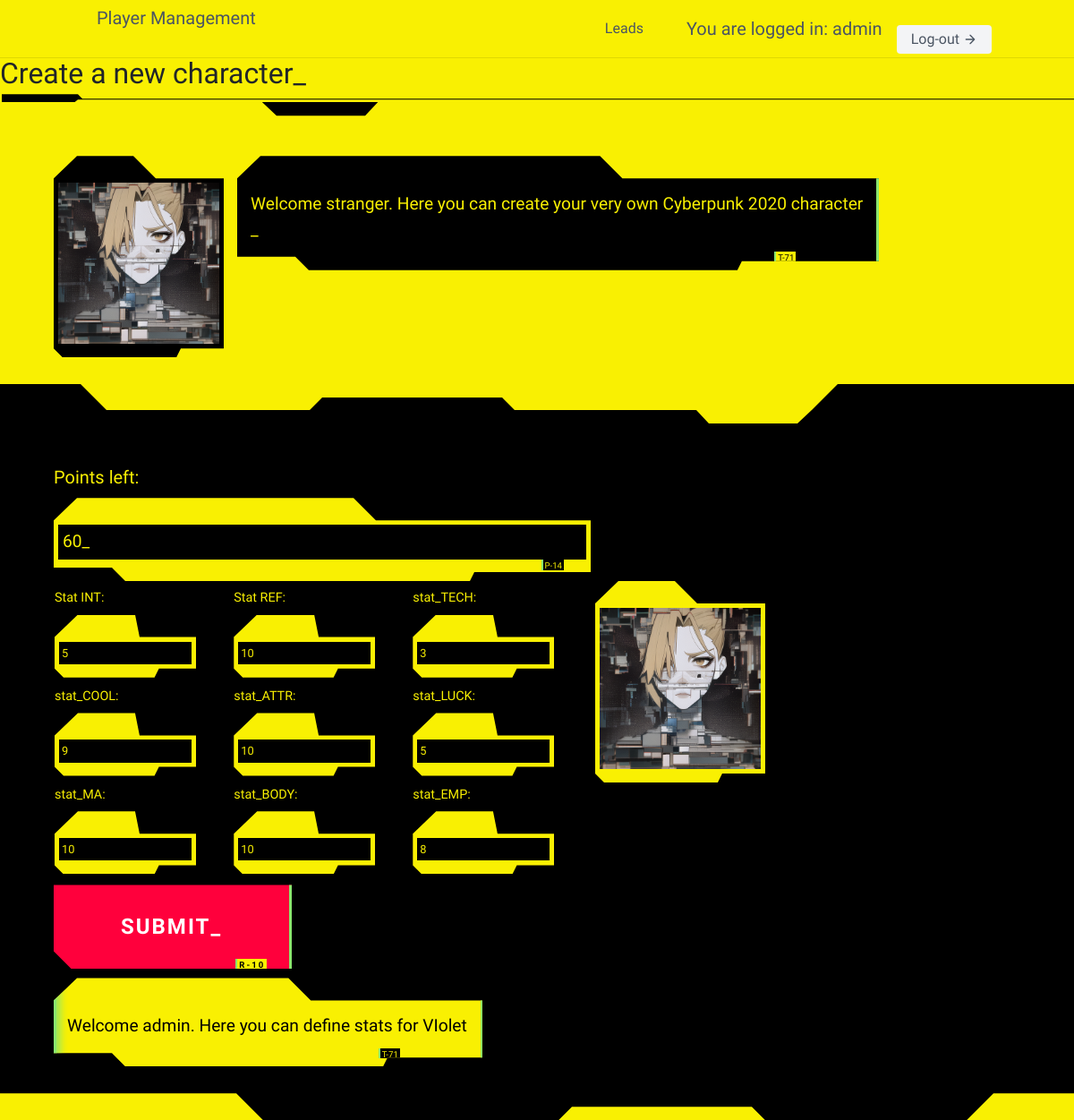
/cp2020/3/basic_stats/ (signed in), run on the app's committed database.
### users/models.py (models this page shows)
class User(AbstractUser):
    pass

### cp2020/models.py (models this page shows, shortened)
class CharacterDetail(models.Model):
    SL = 'SOLO'
    RC = 'ROCKER'
    NR = "NETRUNNER"
    MD = "MEDIA"
    ND = "NOMAD"
    FX = "FIXER"
    CP = "COP"
    CR = "CORP"
    TC = "TECHIE"
    MC = "MEDTECHIE"
    ROLES = [
        (SL, "Solo"),
        (RC, "Rocker"),
        (NR, "Netrunner"),
        (MD, "Media"),
        (ND, "Nomad"),
        (FX, "Fixer"),
        (CP, "Cop"),
        (CR, "Corp"),
        (TC, "Techie"),
        (MC, "Medtechie"),
    ]
    user = models.ForeignKey(User, on_delete=models.CASCADE, blank=True, null=True)
    name = models.CharField(max_length=15)
    role = models.TextField(choices=ROLES, default=SL)
    picture = models.ImageField(upload_to='pictures_storage/',
                                height_field=None,
                                width_field=None,
                                max_length=200,
                                blank=True, null=True)
    stat_INT = models.DecimalField(max_digits=2, decimal_places=0, default=2,
                                    validators=[MinValueValidator(2), MaxValueValidator(10)])
    stat_REF = models.DecimalField(max_digits=2, decimal_places=0, default=2,
                                    validators=[MinValueValidator(2), MaxValueValidator(10)])
    stat_TECH = models.DecimalField(max_digits=2, decimal_places=0, default=2,
                                    validators=[MinValueValidator(2), MaxValueValidator(10)])
    stat_COOL = models.DecimalField(max_digits=2, decimal_places=0, default=2,
                                    validators=[MinValueValidator(2), MaxValueValidator(10)])
    stat_ATTR = models.DecimalField(max_digits=2, decimal_places=0, default=2,
                                    validators=[MinValueValidator(2), MaxValueValidator(10)])
    stat_LUCK = models.DecimalField(max_digits=2, decimal_places=0, default=2,
                                    validators=[MinValueValidator(2), MaxValueValidator(10)])
    stat_MA = models.DecimalField(max_digits=2, decimal_places=0, default=2,
                                    validators=[MinValueValidator(2), MaxValueValidator(10)])
    stat_BODY = models.DecimalField(max_digits=2, decimal_places=0, default=2,
                                    validators=[MinValueValidator(2), MaxValueValidator(10)])
    stat_EMP = models.DecimalField(max_digits=2, decimal_places=0, default=2,
                                    validators=[MinValueValidator(2), MaxValueValidator(10)])
    MA_Run = models.DecimalField(max_digits=3, decimal_places=0,
                                 blank=True, null=True)
    MA_Leap = models.DecimalField(max_digits=3, decimal_places=0,
                                  blank=True, null=True)
    MA_Lift = models.DecimalField(max_digits=3, decimal_places=0,
                                  blank=True, null=True)
    EMP_Humanity = models.DecimalField(max_digits=3, decimal_places=0,
                                       blank=True, null=True)
    BODY_Save_Nr = models.DecimalField(max_digits=3, decimal_places=0,
                                       blank=True, null=True)
    BODY_BTM = models.DecimalField(max_digits=3, decimal_places=0,
                                       blank=True, null=True)
    SKILL_Authority = models.DecimalField(max_digits=2, decimal_places=0, default=0)
    SKILL_Char_Leadership = models.DecimalField(max_digits=2, decimal_places=0, default=0)
    SKILL_Combat_Sense = models.DecimalField(max_digits=2, decimal_places=0, default=0)
    SKILL_Credibility = models.DecimalField(max_digits=2, decimal_places=0, default=0)
    SKILL_Family = models.DecimalField(max_digits=2, decimal_places=0, default=0)
    SKILL_Interface = models.DecimalField(max_digits=2, decimal_places=0, default=0)
    SKILL_Jury_Rig = models.DecimalField(max_digits=2, decimal_places=0, default=0)
    SKILL_Medical_Tech = models.DecimalField(max_digits=2, decimal_places=0, default=0)
    SKILL_Resources = models.DecimalField(max_digits=2, decimal_places=0, default=0)
    SKILL_Street_Deal = models.DecimalField(max_digits=2, decimal_places=0, default=0)
    ATRR_Personal_Grooming = models.DecimalField(max_digits=2, decimal_places=0, default=0)
    ATRR_Wardrobe_Style = models.DecimalField(max_digits=2, decimal_places=0, default=0)
    BODY_Endurance = models.DecimalField(max_digits=2, decimal_places=0, default=0)
    BODY_Strength_Feat = models.DecimalField(max_digits=2, decimal_places=0, default=0)
    BODY_Swimming = models.DecimalField(max_digits=2, decimal_places=0, default=0)
    COOL_Interrogation = models.DecimalField(max_digits=2, decimal_places=0, default=0)
    COOL_Intimidate = models.DecimalField(max_digits=2, decimal_places=0, default=0)
    COOL_Oratory = models.DecimalField(max_digits=2, decimal_places=0, default=0)
    COOL_Resist_Torture = models.DecimalField(max_digits=2, decimal_places=0, default=0)
    COOL_Streetwise = models.DecimalField(max_digits=2, decimal_places=0, default=0)
    EMPATHY_Human_Perception = models.DecimalField(max_digits=2, decimal_places=0, default=0)
    EMPATHY_Interview = models.DecimalField(max_digits=2, decimal_places=0, default=0)
    EMPATHY_Leadership = models.DecimalField(max_digits=2, decimal_places=0, default=0)
    EMPATHY_Seduction = models.DecimalField(max_digits=2, decimal_places=0, default=0)
    EMPATHY_Social = models.DecimalField(max_digits=2, decimal_places=0, default=0)
    EMPATHY_Persuasion = models.DecimalField(max_digits=2, decimal_places=0, default=0)
    EMPATHY_Perform = models.DecimalField(max_digits=2, decimal_places=0, default=0)
    INT_Accounting = models.DecimalField(max_digits=2, decimal_places=0, default=0)
    INT_Anthropology = models.DecimalField(max_digits=2, decimal_places=0, default=0)
    INT_Awareness = models.DecimalField(max_digits=2, decimal_places=0, default=0)
    INT_Biology = models.DecimalField(max_digits=2, decimal_places=0, default=0)
    INT_Botany = models.DecimalField(max_digits=2, decimal_places=0, default=0)
    INT_Chemistry = models.DecimalField(max_digits=2, decimal_places=0, default=0)
    INT_Composition = models.DecimalField(max_digits=2, decimal_places=0, default=0)
    INT_Diagnose_Illness = models.DecimalField(max_digits=2, decimal_places=0, default=0)
    INT_Education = models.DecimalField(max_digits=2, decimal_places=0, default=0)
    INT_Expert = models.DecimalField(max_digits=2, decimal_places=0, default=0)
    INT_Gamble = models.DecimalField(max_digits=2, decimal_places=0, default=0)
    INT_Geology = models.DecimalField(max_digits=2, decimal_places=0, default=0)
    INT_Hide = models.DecimalField(max_digits=2, decimal_places=0, default=0)
    INT_History = models.DecimalField(max_digits=2, decimal_places=0, default=0)
    INT_Language_1 = models.DecimalField(max_digits=2, decimal_places=0, default=0)
    INT_Language_1_Type = models.CharField(max_length=15, default="")
    INT_Language_2 = models.DecimalField(max_digits=2, decimal_places=0, default=0)
    INT_Language_2_Type = models.CharField(max_length=15, default="")
    INT_Language_3 = models.DecimalField(max_digits=2, decimal_places=0, default=0)
    INT_Language_3_Type = models.CharField(max_length=15, default="")
    INT_Library_Search = models.DecimalField(max_digits=2, decimal_places=0, default=0)
    INT_Mathematics = models.DecimalField(max_digits=2, decimal_places=0, default=0)
    INT_Physics = models.DecimalField(max_digits=2, decimal_places=0, default=0)
    INT_Programming = models.DecimalField(max_digits=2, decimal_places=0, default=0)
    INT_Track = models.DecimalField(max_digits=2, decimal_places=0, default=0)
    INT_Stock_Market = models.DecimalField(max_digits=2, decimal_places=0, default=0)
    INT_System_Knowledge = models.DecimalField(max_digits=2, decimal_places=0, default=0)
    INT_Teaching = models.DecimalField(max_digits=2, decimal_places=0, default=0)
    INT_Wilderness_Survival = models.DecimalField(max_digits=2, decimal_places=0, default=0)
    INT_Zoology = models.DecimalField(max_digits=2, decimal_places=0, default=0)
    REF_Archery = models.DecimalField(max_digits=2, decimal_places=0, default=0)
    REF_Athletics = models.DecimalField(max_digits=2, decimal_places=0, default=0)
    REF_Brawling = models.DecimalField(max_digits=2, decimal_places=0, default=0)
    REF_Dance = models.DecimalField(max_digits=2, decimal_places=0, default=0)
    REF_Dodge_Escape = models.DecimalField(max_digits=2, decimal_places=0, default=0)
    REF_Driving = models.DecimalField(max_digits=2, decimal_places=0, default=0)
    REF_Fencing = models.DecimalField(max_digits=2, decimal_places=0, default=0)
    REF_Handgun = models.DecimalField(max_digits=2, decimal_places=0, default=0)
    REF_Heavy_Weapons = models.DecimalField(max_digits=2, decimal_places=0, default=0)
    REF_Martial_Art_1 = models.DecimalField(max_digits=2, decimal_places=0, default=0)
    REF_Martial_Art_1_Type = models.CharField(max_length=15, default="")
    REF_Martial_Art_2 = models.DecimalField(max_digits=2, decimal_places=0, default=0)
    REF_Martial_Art_2_Type = models.CharField(max_length=15, default="")
    REF_Martial_Art_3 = models.DecimalField(max_digits=2, decimal_places=0, default=0)
    REF_Martial_Art_3_Type = models.CharField(max_length=15, default="")
    REF_Melee = models.DecimalField(max_digits=2, decimal_places=0, default=0)
    REF_Motorcycle = models.DecimalField(max_digits=2, decimal_places=0, default=0)
    REF_Operate_Hvy_Machinery = models.DecimalField(max_digits=2, decimal_places=0, default=0)
    REF_Pilot_Gyro = models.DecimalField(max_digits=2, decimal_places=0, default=0)
    REF_Pilot_Fixed_Wing = models.DecimalField(max_digits=2, decimal_places=0, default=0)
    REF_Pilot_Dirigible = models.DecimalField(max_digits=2, decimal_places=0, default=0)
    REF_Pilot_Vect_Thrust = models.DecimalField(max_digits=2, decimal_places=0, default=0)
    REF_Rifle = models.DecimalField(max_digits=2, decimal_places=0, default=0)
    REF_Stealth = models.DecimalField(max_digits=2, decimal_places=0, default=0)
    REF_Submachinegun = models.DecimalField(max_digits=2, decimal_places=0, default=0)
    TECH_Aero_Tech = models.DecimalField(max_digits=2, decimal_places=0, default=0)
    TECH_AV_Tech = models.DecimalField(max_digits=2, decimal_places=0, default=0)
    TECH_Basic_Tech = models.DecimalField(max_digits=2, decimal_places=0, default=0)
    TECH_Cryotank_Operation = models.DecimalField(max_digits=2, decimal_places=0, default=0)
    TECH_Cyberdeck_Design = models.DecimalField(max_digits=2, decimal_places=0, default=0)
    TECH_Cyber_Tech = models.DecimalField(max_digits=2, decimal_places=0, default=0)
    TECH_Demolitions = models.DecimalField(max_digits=2, decimal_places=0, default=0)
    TECH_Disguise = models.DecimalField(max_digits=2, decimal_places=0, default=0)
    TECH_Electronics = models.DecimalField(max_digits=2, decimal_places=0, default=0)
    TECH_Elect_Security = models.DecimalField(max_digits=2, decimal_places=0, default=0)
    TECH_First_Aid = models.DecimalField(max_digits=2, decimal_places=0, default=0)
    TECH_Forgery = models.DecimalField(max_digits=2, decimal_places=0, default=0)
    TECH_Gyro_Tech = models.DecimalField(max_digits=2, decimal_places=0, default=0)
    TECH_Paint_or_Draw = models.DecimalField(max_digits=2, decimal_places=0, default=0)
    TECH_Photo_Film = models.DecimalField(max_digits=2, decimal_places=0, default=0)
    TECH_Pharmacuticals = models.DecimalField(max_digits=2, decimal_places=0, default=0)
    TECH_Pick_Lock = models.DecimalField(max_digits=2, decimal_places=0, default=0)
    TECH_Play_Instrument = models.DecimalField(max_digits=2, decimal_places=0, default=0)
    TECH_Weaponsmith = models.DecimalField(max_digits=2, decimal_places=0, default=0)

### cp2020/views.py (the view, shortened to what this page needs)
# urls.py: path('<int:pk>/basic_stats/', BasicCharacterStatsView.as_view(), name="BaseStats"),
class BasicCharacterStatsView(LoginRequiredMixin, UpdateView):
    template_name = "CharacterBasicStats_Update.html"
    queryset = CharacterDetail.objects.all()
    form_class = BasicCharacterStatsForm

### cp2020/forms.py
class BasicCharacterStatsForm(forms.ModelForm):
    class Meta:
        model = CharacterDetail
        fields = (
            'stat_INT',
            'stat_REF',
            'stat_TECH',
            'stat_COOL',
            'stat_ATTR',
            'stat_LUCK',
            'stat_MA',
            'stat_BODY',
            'stat_EMP',
        )

### cp2020/templates/CharacterBasicStats_Update.html (shortened to what this page needs)
{% extends "baseCP.html" %}
{% block content %}
    <hr>
    <h1 class="cyberpunk">Create a new character</h1>
    <section class="cyberpunk">
        {% load static %}
        <div style="display:inline-block;vertical-align:top;">
            <img src="{% static 'AI_Picture.png' %}"  alt="" height="200" width="200" />
         </div>
        <div style="display:inline-block;">
        <p class="cyberpunk inverse">
            Welcome stranger. Here you can create your very own Cyberpunk 2020 character <br>
        </p>
        </div>
    </section>
    <section class="cyberpunk black">
        <label for="number">Points left:</label>
        <p id="number" style="max-width: 600px"></p>
<div style="display:inline-block;vertical-align:top;">
      <form id='p-form' style="max-width: 600px" method="post" enctype="multipart/form-data" >
    <table>
    <tr>
    <td>
    <label for="{{ form.stat_INT.id_for_label}}" style="font-size: 0.9rem">Stat INT:</label>
    {{ form.stat_INT }}
    </td>
   <td>
    <label for="{{ form.stat_REF.id_for_label}}" style="font-size: 0.9rem">Stat REF:</label>
    {{ form.stat_REF }}
   </td>
   <td>
    <label for="{{ form.stat_TECH.id_for_label}}" style="font-size: 0.9rem">stat_TECH:</label>
    {{ form.stat_TECH }}
   </td>
    </tr>
    <tr>
    <td>
    <label for="{{ form.stat_COOL.id_for_label}}" style="font-size: 0.9rem">stat_COOL:</label>
    {{ form.stat_COOL }}
    </td>
   <td>
    <label for="{{ form.stat_ATTR.id_for_label}}" style="font-size: 0.9rem">stat_ATTR:</label>
    {{ form.stat_ATTR }}
   </td>
   <td>
    <label for="{{ form.stat_LUCK.id_for_label}}" style="font-size: 0.9rem">stat_LUCK:</label>
    {{ form.stat_LUCK }}
   </td>
    </tr>
    <tr>
    <td>
    <label for="{{ form.stat_MA.id_for_label}}" style="font-size: 0.9rem">stat_MA:</label>
    {{ form.stat_MA }}
    </td>
   <td>
    <label for="{{ form.stat_BODY.id_for_label}}" style="font-size: 0.9rem">stat_BODY:</label>
    {{ form.stat_BODY }}
   </td>
   <td>
    <label for="{{ form.stat_EMP.id_for_label}}" style="font-size: 0.9rem">stat_EMP:</label>
    {{ form.stat_EMP }}
   </td>
    </tr>
    </table>
    <button type="submit" class="cyberpunk red">SUBMIT_</button>
      </form>
 </div>
      <div style="display:inline-block;">
          <img src="{% static 'AI_Picture.png' %}"  alt="" height="200" width="200" />
      </div>
      <div style="display:inline-block;vertical-align:top;">
        <p id="info-text" class="cyberpunk inverse scannedv">
            Welcome {{ request.user.username }}. Here you can define stats for {{ characterdetail.name }}
        </p>
      </div>
    </section>
{% endblock content %}

### cp2020/templates/navbarCP.html (shortened to what this page needs)
<header class="text-gray-600 body-font">
  <div class="container mx-auto flex flex-wrap p-1 flex-col md:flex-row items-center">
    <a class="flex title-font font-medium items-center text-gray-900 mb-4 md:mb-0">
      <span class="ml-3 text-xl">Player Management</span>
    </a>
    <nav class="md:ml-auto flex flex-wrap items-center text-base justify-center">
     <a href="{% url 'landing-page' %}" class="mr-5 hover:text-gray-900">Leads</a>
    </nav>
    {% if request.user.is_authenticated %}
      You are logged in: {{ request.user.username }}
       <a href="{% url 'users:logout' %}" class="ml-3 inline-flex items-center bg-gray-100 border-0 py-1 px-3 focus:outline-none hover:bg-gray-200 rounded text-base mt-4 md:mt-0">Log-out
      <svg fill="none" stroke="currentColor" stroke-linecap="round" stroke-linejoin="round" stroke-width="2" class="w-4 h-4 ml-1" viewBox="0 0 24 24">
        <path d="M5 12h14M12 5l7 7-7 7"></path>
      </svg>
    {% endif %}
    </a>
    </div>
</header>

### data on the page
User: user.username "admin"
CharacterDetail: stat_INT "5", stat_REF "10", stat_TECH "3", stat_COOL "9", stat_ATTR "10", stat_LUCK "5", stat_MA "10", stat_BODY "10", stat_EMP "8", name "VIolet"
